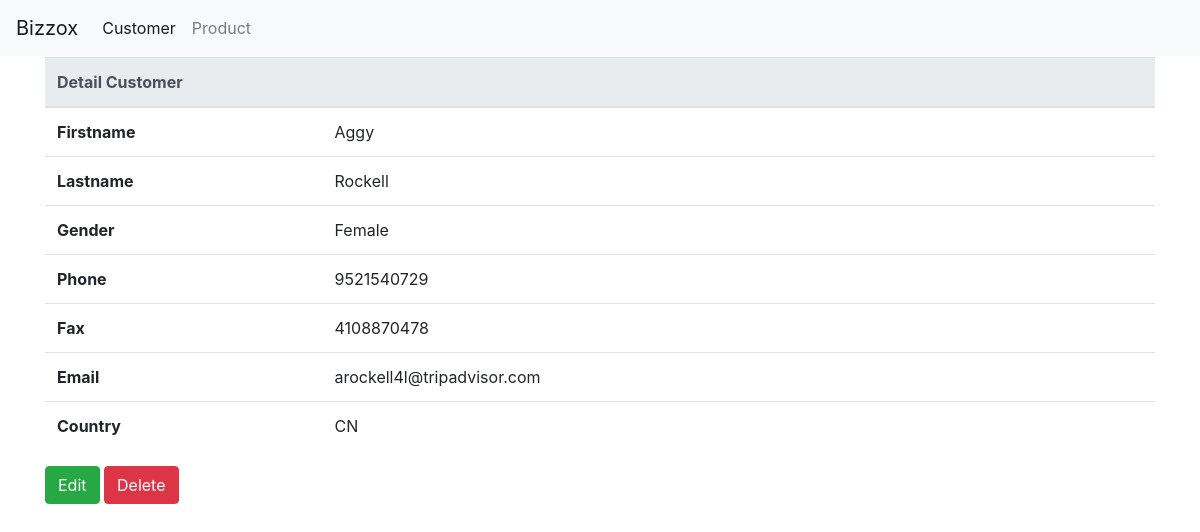
Screenshot of /customer/detail?id=1165 with the database file from the repository.
### tables this page shows
CREATE TABLE `xcustomer` (
  `id` int(11) UNSIGNED NOT NULL,
  `gender` varchar(1) DEFAULT NULL,
  `first_name` varchar(100) NOT NULL,
  `last_name` varchar(100) NOT NULL,
  `email` varchar(60) DEFAULT NULL,
  `phone` varchar(60) DEFAULT NULL,
  `fax` varchar(30) DEFAULT NULL,
  `country_code` varchar(5) DEFAULT NULL,
  `enabled` tinyint(1) UNSIGNED NOT NULL DEFAULT 0,
  `created_at` datetime NOT NULL,
  `updated_at` datetime NOT NULL
);

### application/controllers/Customer.php (called while the page is built, shortened)
<?php
class Customer extends CI_Controller {
	public function __construct()
	{
		$this->load->helper('form','url');
		$this->load->library('form_validation');
		$this->load->library('pagination');
		$this->load->model('Customer_model');
		$this->load->database();
	}
	public function detail(){
		$id = $this->input->get('id');
		$data['customer'] = $this->Customer_model->getUser($id);
		$this->load->view('customer/detail',$data);
	}
}

### index.php (called while the page is built, shortened)
<?php
require_once BASEPATH.'core/CodeIgniter.php';

### application/models/Customer_model.php (called while the page is built, shortened)
<?php
class Customer_model extends CI_Model {
	public function getUser($id){
		return $this->db->query("select * from xcustomer where id = $id")->row();
	}
}

### application/views/customer/detail.php (the view, shortened to what this page needs)
<div class="container">
	<div class="row">
		<div class="col">
		</div>
	</div>
	<div class="row">
		<div class="col">
			<table class="table">
				<thead class="thead-light">
					<tr>
						<th scope="col" colspan="2">Detail Customer</th>
					</tr>
				</thead>
				<tbody>
					<tr>
						<th scope="row" class="w-25">Firstname</th>
						<td class="w-75"><?php echo $customer->first_name?></td>
					</tr>
					<tr>
						<th scope="row" class="w-25">Lastname</th>
						<td class="w-75"><?php echo $customer->last_name?></td>
					</tr>
					<tr>
						<th scope="row" class="w-25">Gender</th>
						<td class="w-75"><?php echo $customer->gender == 'M' ? 'Male' : 'Female' ?></td>
					</tr>
					<tr>
						<th scope="row" class="w-25">Phone</th>
						<td class="w-75"><?php echo $customer->phone?></td>
					</tr>
					<tr>
						<th scope="row" class="w-25">Fax</th>
						<td class="w-75"><?php echo $customer->fax?></td>
					</tr>
					<tr>
						<th scope="row" class="w-25">Email</th>
						<td class="w-75"><?php echo $customer->email?></td>
					</tr>
					<tr>
						<th scope="row" class="w-25">Country</th>
						<td class="w-75"><?php echo $customer->country_code?></td>
					</tr>
				</tbody>
			</table>
		</div>
	</div>
	<div class="row">
		<div class="col">
			<a href="<?=base_url("customer/edit?id=$customer->id")?>" class="btn btn-success">Edit</a>
			<a href="<?=base_url("customer/delete?id=$customer->id")?>" onclick="return confirm('Confirm Delete ?');" class="btn btn-danger">Delete</a>
		</div>
	</div>
</div>

### rows the page displays
xcustomer: first_name "Aggy", last_name "Rockell", phone "9521540729", fax "4108870478", email "arockell4l@tripadvisor.com", country_code "CN"
